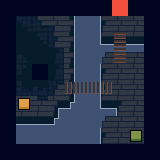

This is a level from a 2D game, rendered from its Tiled map with the project's own tilesets. A one-line summary and the complete map file follow:
An orthogonal 10x10 tile map with 16x16 px tiles, 6 tile layers (walls, path, btn, bridge-a, ...).

<map version="1.10" tiledversion="1.12.0" orientation="orthogonal" renderorder="right-down" width="10" height="10" tilewidth="16" tileheight="16" infinite="0" nextlayerid="7" nextobjectid="1">
 <tileset firstgid="1" source="tiles1.tsx" />
 <layer id="1" name="walls" width="10" height="10">
  <data encoding="csv">
35,35,35,35,35,35,35,35,35,35,
35,50,50,50,49,50,51,50,50,35,
35,50,50,50,49,50,63,42,42,35,
35,50,50,50,49,50,55,58,58,35,
35,50,50,50,49,50,51,50,50,35,
35,50,50,50,49,50,51,50,50,35,
35,50,50,41,64,50,63,43,50,35,
35,42,42,64,50,50,55,0,50,35,
35,50,50,50,50,50,51,50,50,35,
35,35,35,35,35,35,35,35,35,35
</data>
 </layer>
 <layer id="2" name="path" width="10" height="10">
  <data encoding="csv">
0,0,0,0,0,0,0,38,0,0,
0,33,20,36,0,0,0,13,13,0,
0,27,17,12,0,0,0,0,0,0,
0,3,27,9,0,0,0,0,0,0,
0,19,35,9,0,0,0,13,13,0,
0,26,2,4,0,0,0,13,13,0,
0,4,29,0,0,0,0,0,13,0,
0,0,0,0,0,0,0,59,13,0,
0,0,0,0,0,0,0,13,13,0,
0,0,0,0,0,0,0,0,0,0
</data>
 </layer>
 <layer id="3" name="btn" width="10" height="10">
  <properties>
   <property name="type" value="green" />
   <property name="walkable" type="bool" value="true" />
  </properties>
  <data encoding="csv">
0,0,0,0,0,0,0,0,0,0,
0,0,0,0,0,0,0,0,0,0,
0,0,0,0,0,0,0,0,0,0,
0,0,0,0,0,0,0,0,0,0,
0,0,0,0,0,0,0,0,0,0,
0,0,0,0,0,0,0,0,0,0,
0,52,0,0,0,0,0,0,0,0,
0,0,0,0,0,0,0,0,0,0,
0,0,0,0,0,0,0,0,0,0,
0,0,0,0,0,0,0,0,0,0
</data>
 </layer>
 <layer id="4" name="bridge-a" width="10" height="10">
  <properties>
   <property name="dimension" value="A" />
   <property name="walkable" type="bool" value="true" />
  </properties>
  <data encoding="csv">
0,0,0,0,0,0,0,0,0,0,
0,0,0,0,0,0,0,0,0,0,
0,0,0,0,0,0,0,0,0,0,
0,0,0,0,0,0,0,0,0,0,
0,0,0,0,0,0,0,0,0,0,
0,0,0,0,48,48,48,0,0,0,
0,0,0,0,0,0,0,0,0,0,
0,0,0,0,0,0,0,0,0,0,
0,0,0,0,0,0,0,0,0,0,
0,0,0,0,0,0,0,0,0,0
</data>
 </layer>
 <layer id="6" name="btn" width="10" height="10">
  <properties>
   <property name="type" value="green" />
   <property name="walkable" type="bool" value="true" />
  </properties>
  <data encoding="csv">
0,0,0,0,0,0,0,0,0,0,
0,0,0,0,0,0,0,0,0,0,
0,0,0,0,0,0,0,0,0,0,
0,0,0,0,0,0,0,0,0,0,
0,0,0,0,0,0,0,0,0,0,
0,0,0,0,0,0,0,0,0,0,
0,0,0,0,0,0,0,0,0,0,
0,0,0,0,0,0,0,0,0,0,
0,0,0,0,0,0,0,0,54,0,
0,0,0,0,0,0,0,0,0,0
</data>
 </layer>
 <layer id="5" name="bridge-b" width="10" height="10">
  <properties>
   <property name="dimension" value="B" />
   <property name="walkable" type="bool" value="true" />
  </properties>
  <data encoding="csv">
0,0,0,0,0,0,0,0,0,0,
0,0,0,0,0,0,0,0,0,0,
0,0,0,0,0,0,0,47,0,0,
0,0,0,0,0,0,0,47,0,0,
0,0,0,0,0,0,0,0,0,0,
0,0,0,0,0,0,0,0,0,0,
0,0,0,0,0,0,0,0,0,0,
0,0,0,0,0,0,0,0,0,0,
0,0,0,0,0,0,0,0,0,0,
0,0,0,0,0,0,0,0,0,0
</data>
 </layer>
</map>
